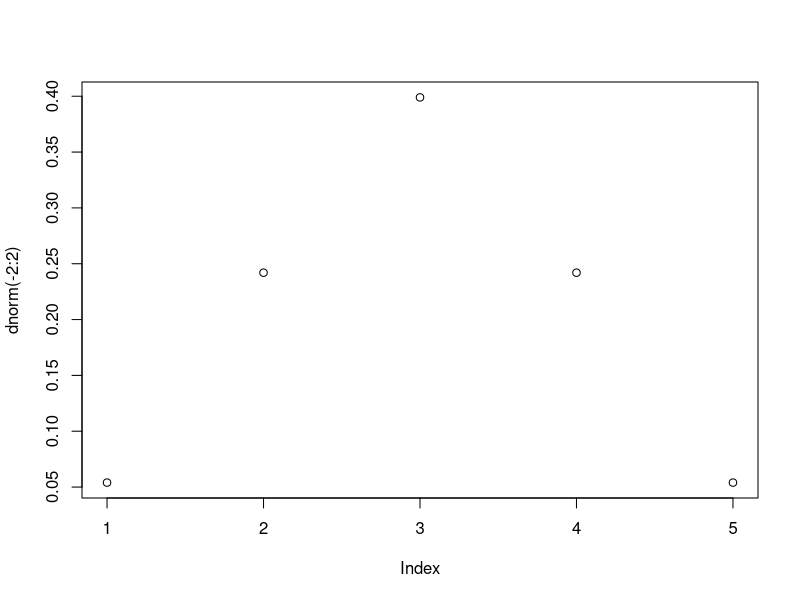

Write the R code that produced this figure.
#exercise3.1 a)
#standard normal distribution variable greater than 3
#mean = 0, stddev = 1
data <- pnorm(-20:20, mean=0, sd=1)
1-pnorm(3, mean=0, sd=1)

#3.1 b)
#normal distribution, mean of 35 and sd of 6, probability of larger than 42
1-pnorm(42, mean=35, sd=6)

#3.1 c)
# getting 10 out of 10 successes in binomial distribution with probability 0.8
dbinom(10, 10, 0.8)
#or
0.8^10

#3.1 d)
#X < 0.9 when x ahdn standard distribution, strictly less than 0.9
0.9 #as its a uniform distribution, e.g. constant, straight line

#3.1 e)
#X > 6.5 in chi-squared distribution
1-pchisq(6.5, df=2)

#3.2 
#A rule of thumb is that 5% of the normal distribution lies outside an
#interval approximately ±2s about the mean. To what extent is this true?
qnorm(0.95)
qnorm(0.99)
qnorm(0.995)
qnorm(0.999)

#3.3
#10 patients, complication frequency for 20%, whats the probability of all 10 successfully
dbinom(0, size = 10, prob = .2)
#or
(1-.2)^10
#
plot(dnorm(-2:2))
